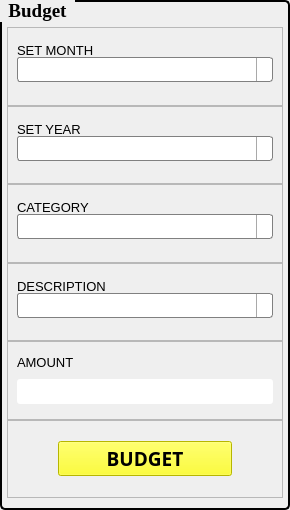
                  <widget class="QGroupBox" name="groupBox_3">
                   <property name="minimumSize">
                    <size>
                     <width>290</width>
                     <height>510</height>
                    </size>
                   </property>
                   <property name="font">
                    <font>
                     <family>Georgia</family>
                     <pointsize>14</pointsize>
                     <weight>75</weight>
                     <bold>true</bold>
                    </font>
                   </property>
                   <property name="styleSheet">
                    <string notr="true">QGroupBox{
border:2px solid black;
border-radius:5px;
margin-top: 1ex;
}
QGroupBox::title{
subcontrol-origin: margin;
subcontrol-position:top left;
padding:0 6px;}</string>
                   </property>
                   <property name="title">
                    <string>Budget</string>
                   </property>
                   <layout class="QVBoxLayout" name="verticalLayout_67">
                    <property name="spacing">
                     <number>0</number>
                    </property>
                    <property name="leftMargin">
                     <number>5</number>
                    </property>
                    <property name="topMargin">
                     <number>25</number>
                    </property>
                    <property name="rightMargin">
                     <number>5</number>
                    </property>
                    <property name="bottomMargin">
                     <number>10</number>
                    </property>
                    <item>
                     <widget class="QFrame" name="frame_65">
                      <property name="minimumSize">
                       <size>
                        <width>0</width>
                        <height>0</height>
                       </size>
                      </property>
                      <property name="maximumSize">
                       <size>
                        <width>16777215</width>
                        <height>100</height>
                       </size>
                      </property>
                      <property name="frameShape">
                       <enum>QFrame::StyledPanel</enum>
                      </property>
                      <property name="frameShadow">
                       <enum>QFrame::Raised</enum>
                      </property>
                      <layout class="QVBoxLayout" name="verticalLayout_73">
                       <property name="spacing">
                        <number>0</number>
                       </property>
                       <property name="leftMargin">
                        <number>9</number>
                       </property>
                       <property name="topMargin">
                        <number>15</number>
                       </property>
                       <property name="rightMargin">
                        <number>9</number>
                       </property>
                       <property name="bottomMargin">
                        <number>20</number>
                       </property>
                       <item>
                        <widget class="QLabel" name="label_53">
                         <property name="minimumSize">
                          <size>
                           <width>100</width>
                           <height>10</height>
                          </size>
                         </property>
                         <property name="maximumSize">
                          <size>
                           <width>150</width>
                           <height>10</height>
                          </size>
                         </property>
                         <property name="font">
                          <font>
                           <family>MS Shell Dlg 2</family>
                           <pointsize>10</pointsize>
                           <weight>50</weight>
                           <italic>false</italic>
                           <bold>false</bold>
                          </font>
                         </property>
                         <property name="styleSheet">
                          <string notr="true">font: 10pt &quot;MS Shell Dlg 2&quot;;</string>
                         </property>
                         <property name="text">
                          <string>SET MONTH</string>
                         </property>
                        </widget>
                       </item>
                       <item>
                        <widget class="QComboBox" name="comboBox_8">
                         <property name="minimumSize">
                          <size>
                           <width>143</width>
                           <height>25</height>
                          </size>
                         </property>
                         <property name="maximumSize">
                          <size>
                           <width>290</width>
                           <height>16777215</height>
                          </size>
                         </property>
                         <property name="styleSheet">
                          <string notr="true">QComboBox {
font: 13pt &quot;Georgia&quot;;
padding-left: 5px;
padding-right: 5px;
color: rgb(0, 0, 0);
    border: 1px solid gray;
    border-radius: 3px;
    padding: 1px 18px 1px 3px;
    min-width: 6em;
}
QComboBox:hover {
	border: 1px solid rgb(55, 34, 92);
}
QComboBox:editable {
    background: white;
}

QComboBox:!editable, QComboBox::drop-down:editable {
     background: qlineargradient(x1: 0, y1: 0, x2: 0, y2: 1,
                                 stop: 0 #E1E1E1, stop: 0.4 #DDDDDD,
                                 stop: 0.5 #D8D8D8, stop: 1.0 #D3D3D3);
}

/* QComboBox gets the &quot;on&quot; state when the popup is open */
QComboBox:!editable:on, QComboBox::drop-down:editable:on {
    background: qlineargradient(x1: 0, y1: 0, x2: 0, y2: 1,
                                stop: 0 #D3D3D3, stop: 0.4 #D8D8D8,
                                stop: 0.5 #DDDDDD, stop: 1.0 #E1E1E1);
}

QComboBox:on { /* shift the text when the popup opens */
    padding-top: 3px;
    padding-left: 4px;
}

QComboBox::drop-down {
    subcontrol-origin: padding;
    subcontrol-position: top right;
    width: 15px;

    border-left-width: 1px;
    border-left-color: darkgray;
    border-left-style: solid; /* just a single line */
    border-top-right-radius: 3px; /* same radius as the QComboBox */
    border-bottom-right-radius: 3px;
}

QComboBox::down-arrow {
	background-image: url(images/used_icons/icons8-sort-down-14.png);
	background-repeat: no-reperat;
	background-position: center;
}

QComboBox::down-arrow:on { /* shift the arrow when popup is open */
    top: 1px;
    left: 1px;
}

</string>
                         </property>
                         <property name="editable">
                          <bool>false</bool>
                         </property>
                        </widget>
                       </item>
                      </layout>
                     </widget>
                    </item>
                    <item>
                     <widget class="QFrame" name="frame_66">
                      <property name="minimumSize">
                       <size>
                        <width>0</width>
                        <height>0</height>
                       </size>
                      </property>
                      <property name="maximumSize">
                       <size>
                        <width>16777215</width>
                        <height>100</height>
                       </size>
                      </property>
                      <property name="frameShape">
                       <enum>QFrame::StyledPanel</enum>
                      </property>
                      <property name="frameShadow">
                       <enum>QFrame::Raised</enum>
                      </property>
                      <layout class="QVBoxLayout" name="verticalLayout_81">
                       <property name="spacing">
                        <number>0</number>
                       </property>
                       <property name="leftMargin">
                        <number>9</number>
                       </property>
                       <property name="topMargin">
                        <number>15</number>
                       </property>
                       <property name="rightMargin">
                        <number>9</number>
                       </property>
                       <property name="bottomMargin">
                        <number>20</number>
                       </property>
                       <item>
                        <widget class="QLabel" name="label_62">
                         <property name="minimumSize">
                          <size>
                           <width>100</width>
                           <height>10</height>
                          </size>
                         </property>
                         <property name="maximumSize">
                          <size>
                           <width>150</width>
                           <height>10</height>
                          </size>
                         </property>
                         <property name="font">
                          <font>
                           <family>MS Shell Dlg 2</family>
                           <pointsize>10</pointsize>
                           <weight>50</weight>
                           <italic>false</italic>
                           <bold>false</bold>
                          </font>
                         </property>
                         <property name="styleSheet">
                          <string notr="true">font: 10pt &quot;MS Shell Dlg 2&quot;;</string>
                         </property>
                         <property name="text">
                          <string>SET YEAR</string>
                         </property>
                        </widget>
                       </item>
                       <item>
                        <widget class="QComboBox" name="comboBox_12">
                         <property name="minimumSize">
                          <size>
                           <width>143</width>
                           <height>25</height>
                          </size>
                         </property>
                         <property name="maximumSize">
                          <size>
                           <width>290</width>
                           <height>16777215</height>
                          </size>
                         </property>
                         <property name="styleSheet">
                          <string notr="true">QComboBox {
font: 13pt &quot;Georgia&quot;;
padding-left: 5px;
padding-right: 5px;
color: rgb(0, 0, 0);
    border: 1px solid gray;
    border-radius: 3px;
    padding: 1px 18px 1px 3px;
    min-width: 6em;
}
QComboBox:hover {
	border: 1px solid rgb(55, 34, 92);
}
QComboBox:editable {
    background: white;
}

QComboBox:!editable, QComboBox::drop-down:editable {
     background: qlineargradient(x1: 0, y1: 0, x2: 0, y2: 1,
                                 stop: 0 #E1E1E1, stop: 0.4 #DDDDDD,
                                 stop: 0.5 #D8D8D8, stop: 1.0 #D3D3D3);
}

/* QComboBox gets the &quot;on&quot; state when the popup is open */
QComboBox:!editable:on, QComboBox::drop-down:editable:on {
    background: qlineargradient(x1: 0, y1: 0, x2: 0, y2: 1,
                                stop: 0 #D3D3D3, stop: 0.4 #D8D8D8,
                                stop: 0.5 #DDDDDD, stop: 1.0 #E1E1E1);
}

QComboBox:on { /* shift the text when the popup opens */
    padding-top: 3px;
    padding-left: 4px;
}

QComboBox::drop-down {
    subcontrol-origin: padding;
    subcontrol-position: top right;
    width: 15px;

    border-left-width: 1px;
    border-left-color: darkgray;
    border-left-style: solid; /* just a single line */
    border-top-right-radius: 3px; /* same radius as the QComboBox */
    border-bottom-right-radius: 3px;
}

QComboBox::down-arrow {
	background-image: url(images/used_icons/icons8-sort-down-14.png);
	background-repeat: no-reperat;
	background-position: center;
}

QComboBox::down-arrow:on { /* shift the arrow when popup is open */
    top: 1px;
    left: 1px;
}

</string>
                         </property>
                         <property name="editable">
                          <bool>false</bool>
                         </property>
                        </widget>
                       </item>
                      </layout>
                     </widget>
                    </item>
                    <item>
                     <widget class="QFrame" name="frame_27">
                      <property name="maximumSize">
                       <size>
                        <width>16777215</width>
                        <height>100</height>
                       </size>
                      </property>
                      <property name="frameShape">
                       <enum>QFrame::StyledPanel</enum>
                      </property>
                      <property name="frameShadow">
                       <enum>QFrame::Raised</enum>
                      </property>
                      <layout class="QVBoxLayout" name="verticalLayout_74">
                       <property name="spacing">
                        <number>0</number>
                       </property>
                       <property name="topMargin">
                        <number>15</number>
                       </property>
                       <property name="bottomMargin">
                        <number>20</number>
                       </property>
                       <item>
                        <widget class="QLabel" name="label_57">
                         <property name="minimumSize">
                          <size>
                           <width>100</width>
                           <height>10</height>
                          </size>
                         </property>
                         <property name="maximumSize">
                          <size>
                           <width>200</width>
                           <height>10</height>
                          </size>
                         </property>
                         <property name="font">
                          <font>
                           <family>MS Shell Dlg 2</family>
                           <pointsize>10</pointsize>
                           <weight>50</weight>
                           <italic>false</italic>
                           <bold>false</bold>
                          </font>
                         </property>
                         <property name="styleSheet">
                          <string notr="true">font: 10pt &quot;MS Shell Dlg 2&quot;;</string>
                         </property>
                         <property name="text">
                          <string>CATEGORY</string>
                         </property>
                        </widget>
                       </item>
                       <item>
                        <widget class="QComboBox" name="comboBox_10">
                         <property name="minimumSize">
                          <size>
                           <width>143</width>
                           <height>25</height>
                          </size>
                         </property>
                         <property name="maximumSize">
                          <size>
                           <width>290</width>
                           <height>16777215</height>
                          </size>
                         </property>
                         <property name="styleSheet">
                          <string notr="true">QComboBox {
font: 13pt &quot;Georgia&quot;;
padding-left: 5px;
padding-right: 5px;
color: rgb(0, 0, 0);
    border: 1px solid gray;
    border-radius: 3px;
    padding: 1px 18px 1px 3px;
    min-width: 6em;
}
QComboBox:hover {
	border: 1px solid rgb(55, 34, 92);
}
QComboBox:editable {
    background: white;
}

QComboBox:!editable, QComboBox::drop-down:editable {
     background: qlineargradient(x1: 0, y1: 0, x2: 0, y2: 1,
                                 stop: 0 #E1E1E1, stop: 0.4 #DDDDDD,
                                 stop: 0.5 #D8D8D8, stop: 1.0 #D3D3D3);
}

/* QComboBox gets the &quot;on&quot; state when the popup is open */
QComboBox:!editable:on, QComboBox::drop-down:editable:on {
    background: qlineargradient(x1: 0, y1: 0, x2: 0, y2: 1,
                                stop: 0 #D3D3D3, stop: 0.4 #D8D8D8,
                                stop: 0.5 #DDDDDD, stop: 1.0 #E1E1E1);
}

QComboBox:on { /* shift the text when the popup opens */
    padding-top: 3px;
    padding-left: 4px;
}

QComboBox::drop-down {
    subcontrol-origin: padding;
    subcontrol-position: top right;
    width: 15px;

    border-left-width: 1px;
    border-left-color: darkgray;
    border-left-style: solid; /* just a single line */
    border-top-right-radius: 3px; /* same radius as the QComboBox */
    border-bottom-right-radius: 3px;
}

QComboBox::down-arrow {
	background-image: url(images/used_icons/icons8-sort-down-14.png);
	background-repeat: no-reperat;
	background-position: center;
}

QComboBox::down-arrow:on { /* shift the arrow when popup is open */
    top: 1px;
    left: 1px;
}

</string>
                         </property>
                         <property name="editable">
                          <bool>false</bool>
                         </property>
                        </widget>
                       </item>
                      </layout>
                     </widget>
                    </item>
                    <item>
                     <widget class="QFrame" name="frame_28">
                      <property name="maximumSize">
                       <size>
                        <width>16777215</width>
                        <height>100</height>
                       </size>
                      </property>
                      <property name="frameShape">
                       <enum>QFrame::StyledPanel</enum>
                      </property>
                      <property name="frameShadow">
                       <enum>QFrame::Raised</enum>
                      </property>
                      <layout class="QVBoxLayout" name="verticalLayout_75">
                       <property name="spacing">
                        <number>0</number>
                       </property>
                       <property name="topMargin">
                        <number>15</number>
                       </property>
                       <property name="bottomMargin">
                        <number>20</number>
                       </property>
                       <item>
                        <widget class="QLabel" name="label_58">
                         <property name="minimumSize">
                          <size>
                           <width>100</width>
                           <height>10</height>
                          </size>
                         </property>
                         <property name="maximumSize">
                          <size>
                           <width>100</width>
                           <height>10</height>
                          </size>
                         </property>
                         <property name="font">
                          <font>
                           <family>MS Shell Dlg 2</family>
                           <pointsize>10</pointsize>
                           <weight>50</weight>
                           <italic>false</italic>
                           <bold>false</bold>
                          </font>
                         </property>
                         <property name="styleSheet">
                          <string notr="true">font: 10pt &quot;MS Shell Dlg 2&quot;;</string>
                         </property>
                         <property name="text">
                          <string>DESCRIPTION</string>
                         </property>
                        </widget>
                       </item>
                       <item>
                        <widget class="QComboBox" name="comboBox_11">
                         <property name="minimumSize">
                          <size>
                           <width>143</width>
                           <height>25</height>
                          </size>
                         </property>
                         <property name="maximumSize">
                          <size>
                           <width>290</width>
                           <height>16777215</height>
                          </size>
                         </property>
                         <property name="styleSheet">
                          <string notr="true">QComboBox {
font: 13pt &quot;Georgia&quot;;
padding-left: 5px;
padding-right: 5px;
color: rgb(0, 0, 0);
    border: 1px solid gray;
    border-radius: 3px;
    padding: 1px 18px 1px 3px;
    min-width: 6em;
}
QComboBox:hover {
	border: 1px solid rgb(55, 34, 92);
}
QComboBox:editable {
    background: white;
}

QComboBox:!editable, QComboBox::drop-down:editable {
     background: qlineargradient(x1: 0, y1: 0, x2: 0, y2: 1,
                                 stop: 0 #E1E1E1, stop: 0.4 #DDDDDD,
                                 stop: 0.5 #D8D8D8, stop: 1.0 #D3D3D3);
}

/* QComboBox gets the &quot;on&quot; state when the popup is open */
QComboBox:!editable:on, QComboBox::drop-down:editable:on {
    background: qlineargradient(x1: 0, y1: 0, x2: 0, y2: 1,
                                stop: 0 #D3D3D3, stop: 0.4 #D8D8D8,
                                stop: 0.5 #DDDDDD, stop: 1.0 #E1E1E1);
}

QComboBox:on { /* shift the text when the popup opens */
    padding-top: 3px;
    padding-left: 4px;
}

QComboBox::drop-down {
    subcontrol-origin: padding;
    subcontrol-position: top right;
    width: 15px;

    border-left-width: 1px;
    border-left-color: darkgray;
    border-left-style: solid; /* just a single line */
    border-top-right-radius: 3px; /* same radius as the QComboBox */
    border-bottom-right-radius: 3px;
}

QComboBox::down-arrow {
	background-image: url(images/used_icons/icons8-sort-down-14.png);
	background-repeat: no-reperat;
	background-position: center;
}

QComboBox::down-arrow:on { /* shift the arrow when popup is open */
    top: 1px;
    left: 1px;
}

</string>
                         </property>
                         <property name="editable">
                          <bool>false</bool>
                         </property>
                        </widget>
                       </item>
                      </layout>
                     </widget>
                    </item>
                    <item>
                     <widget class="QFrame" name="frame_30">
                      <property name="maximumSize">
                       <size>
                        <width>16777215</width>
                        <height>100</height>
                       </size>
                      </property>
                      <property name="frameShape">
                       <enum>QFrame::StyledPanel</enum>
                      </property>
                      <property name="frameShadow">
                       <enum>QFrame::Raised</enum>
                      </property>
                      <layout class="QVBoxLayout" name="verticalLayout_76">
                       <property name="spacing">
                        <number>2</number>
                       </property>
                       <property name="leftMargin">
                        <number>9</number>
                       </property>
                       <property name="topMargin">
                        <number>5</number>
                       </property>
                       <property name="rightMargin">
                        <number>9</number>
                       </property>
                       <property name="bottomMargin">
                        <number>5</number>
                       </property>
                       <item>
                        <widget class="QLabel" name="label_59">
                         <property name="minimumSize">
                          <size>
                           <width>100</width>
                           <height>10</height>
                          </size>
                         </property>
                         <property name="maximumSize">
                          <size>
                           <width>100</width>
                           <height>10</height>
                          </size>
                         </property>
                         <property name="font">
                          <font>
                           <family>MS Shell Dlg 2</family>
                           <pointsize>10</pointsize>
                           <weight>50</weight>
                           <italic>false</italic>
                           <bold>false</bold>
                          </font>
                         </property>
                         <property name="styleSheet">
                          <string notr="true">font: 10pt &quot;MS Shell Dlg 2&quot;;</string>
                         </property>
                         <property name="text">
                          <string>AMOUNT</string>
                         </property>
                        </widget>
                       </item>
                       <item>
                        <widget class="QLineEdit" name="lineEdit_19">
                         <property name="minimumSize">
                          <size>
                           <width>0</width>
                           <height>25</height>
                          </size>
                         </property>
                         <property name="maximumSize">
                          <size>
                           <width>290</width>
                           <height>16777215</height>
                          </size>
                         </property>
                         <property name="styleSheet">
                          <string notr="true">QLineEdit
{
font: 13pt &quot;Georgia&quot;;
border-radius: 3px; 
padding-left: 5px;
padding-right: 5px;
background:rgb(255,255,255);
color: rgb(0, 0, 0);
}
QLineEdit:hover
{
	border: 1px solid rgb(55, 34, 92);
	font: 18pt &quot;High Tower Text&quot;;
}
QLineEdit:focus{
	border: 2px solid rgb(237, 237, 253);
	background-color: rgb(133, 143, 193);
}
</string>
                         </property>
                        </widget>
                       </item>
                      </layout>
                     </widget>
                    </item>
                    <item>
                     <widget class="QFrame" name="frame_63">
                      <property name="maximumSize">
                       <size>
                        <width>16777215</width>
                        <height>16777215</height>
                       </size>
                      </property>
                      <property name="frameShape">
                       <enum>QFrame::StyledPanel</enum>
                      </property>
                      <property name="frameShadow">
                       <enum>QFrame::Raised</enum>
                      </property>
                      <layout class="QVBoxLayout" name="verticalLayout_77">
                       <property name="spacing">
                        <number>0</number>
                       </property>
                       <property name="leftMargin">
                        <number>50</number>
                       </property>
                       <property name="topMargin">
                        <number>4</number>
                       </property>
                       <property name="rightMargin">
                        <number>50</number>
                       </property>
                       <property name="bottomMargin">
                        <number>4</number>
                       </property>
                       <item>
                        <widget class="QPushButton" name="create_2">
                         <property name="font">
                          <font>
                           <family>High Tower Text</family>
                           <pointsize>14</pointsize>
                           <weight>75</weight>
                           <bold>true</bold>
                          </font>
                         </property>
                         <property name="styleSheet">
                          <string notr="true">QPushButton#create_2{
background-color: rgb(255, 255, 0);
}</string>
                         </property>
                         <property name="text">
                          <string>BUDGET</string>
                         </property>
                        </widget>
                       </item>
                      </layout>
                     </widget>
                    </item>
                   </layout>
                  </widget>
